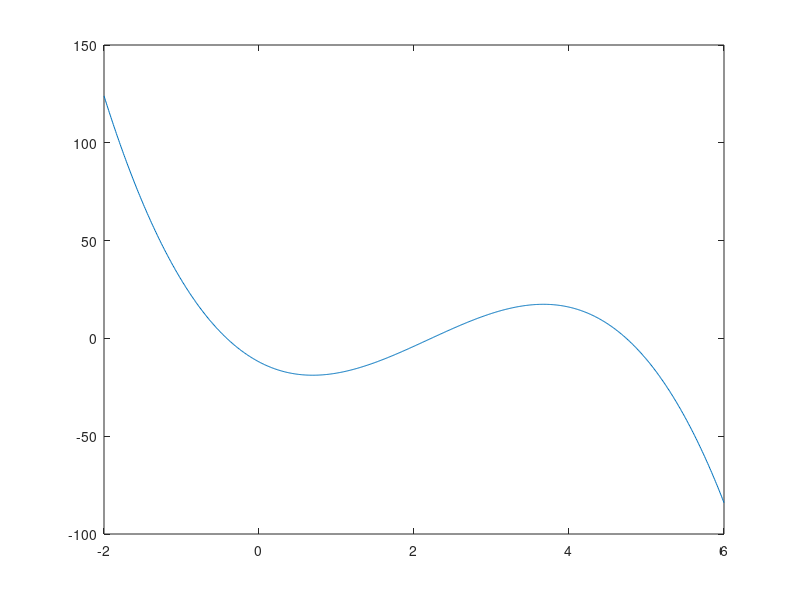

Reproduce this figure in MATLAB. (Note: this script raises an error after producing the figure.)
%% PHY 329 Homework 1
%% Ryan Schlimme (eid: rjs4499)
%% Problem 5.7
%% Part a)

format longg
xRange = -2: 0.01 : 6;       % define x range
fx = @(x) -12 - 21*x + 18*x.^2 -2.75*x.^3;      % input polynomial

grid on;
figure(1); plot(xRange, fx(xRange));          % graph polynomial over range
hold on;
yline(0);
hold off
%% 
% The graph seems to cross y = 0 three times, as we would expect from a third-order 
% polynomial. If we zoom in iteratively on the three roots, we can provide an 
% estimate of the roots.

xRange = -2: 0.01 : 6;       % define x range
fx = @(x) -12 - 21*x + 18*x.^2 -2.75*x.^3;      % input polynomial

grid on;
figure(2); plot(xRange, fx(xRange));          % graph polynomial over range
hold on;
xlim([-0.4191 -0.4107])
ylim([-0.113 0.149])
yline(0);
hold off

fx(-0.414675)
%% 
% From visual inspection, there appears to be a root around x = -0.414675. If 
% we plug this into our polynomial, we should expect to yield a result close to 
% 0.
% 
% Our visual guess took several iterations of zooming in but yields a respectible 
% guess.
% 
% Continuing this method, we can check for the other two roots.

xRange = -2: 0.01 : 6;       % define x range
fx = @(x) -12 - 21*x + 18*x.^2 -2.75*x.^3;      % input polynomial

grid on;
figure(3); plot(xRange, fx(xRange));          % graph polynomial over range
hold on;
yline(0);
xlim([2.21825 2.22119])
ylim([-0.045 0.047])
hold off



fx(2.2198)
%% 
% Second root around x = 2.2198.

xRange = -2: 0.01 : 6;       % define x range
fx = @(x) -12 - 21*x + 18*x.^2 -2.75*x.^3;      % input polynomial

grid on;


figure(4); plot(xRange, fx(xRange));          % graph polynomial over range
hold on;
yline(0);
xlim([4.73852 4.74324])
ylim([-0.069 0.079])
hold off

fx(4.740325)
%% 
% Third root around x = 4.740325.
%% Part b)

fx = @(x) -12 - 21*x + 18*x.^2 -2.75*x.^3;
xl = -1;
xu = 0;
es = 0.01;
[root, eval] = bisect(fx, xl, xu, es)

%% 
% Using bisection, our first root is x = -0.4147.
%% Part c)

% xi+1 = xi - (f(xu)(xl - xu))/(f(xl)-f(xu))

% We use xl = -1, xu = 0, stopping criteria 1%

fx = @(x) -12 - 21*x + 18*x.^2 -2.75*x.^3;
xl = -1;
xu = 0;
es = 0.01;
xinitial = 0;

[rootregula, error] = regula(fx, xl, xu, es)
%% 
% Using false position, our first root is x = -0.4147 with an error too small 
% to display.
%% Problem 5.8
% We must determine the first nontrivial solution to sin(x) = x^2. If we rearrange 
% this equation into 0 = x^2 - sin(x), we can solve by rootfinding.

f = @(x) x.^2 - sin(x);
error = 0.02;

xRange = 0.5: 0.01 : 1;
figure(5); plot(xRange, f(xRange));
grid on;
hold on;
yline(0);
xlim([0.8766796 0.8767195])
ylim([-0.0000237 0.0000162])
hold off

f(0.876695)
%% 
% Graphically, after zooming in heavily, we observe a root of xr = 0.876695 
% which quite accurately produces f(xr) = 0.

xl = 0.5;
xu = 1;
es = 0.02;
[root, eval] = bisect(f, xl, xu, es)
%% 
% Using bisection, we achieve a root of 0.8768 rad with error 0.0001.
%% Problem 5.9
% We must determine the positive real root of ln(x^2) = 0.7
%% Part a)

f = @(x) log(x.^2) - 0.7;
xRange = 1: 0.01 : 1.5;
figure(6); plot(xRange, f(xRange));
grid on;
hold on;
yline(0);
xlim([1.418703 1.419469])
ylim([-0.00087 0.00067])
hold off

f(1.4197)
%% 
% Graphically, it appears there is a root at 1.4197.
%% Part b)

xl = 0.5;
xu = 2;
maxit = 3;
[root, eval] = bisect(f, xl, xu, maxit)
%% 
% Using three iterations of bisection, we achieve a root of 1.4140625.
%% Part c)

xl = 0.5;
xu = 2;

xnext = xu - (f(xu)*(xl-xu))/(f(xl)-f(xu))
f(xnext)
f(xu)
xu = xnext

xnext = xu - (f(xu)*(xl-xu))/(f(xl)-f(xu))
f(xnext)
f(xu)
xu = xnext

xnext = xu - (f(xu)*(xl-xu))/(f(xl)-f(xu))
%% 
% With three iterations of Regula-Falsi, we arrive at a root of x = 1.448. Evidently, 
% Regula-Falsi requires more iterations for this type of function.
%% Problem 5.19

f = @(x) (x.^2 + 0.85.^2).^(3/2)*1.25*4*pi*epsilon/q/Q - x;
F = 1.25;
epsilon = 8.9e-12;
q = 2e-5;
Q = q;


fzero(f, 0.2)
fzero(f, 1)
%% 
% The distances which solve the equation given the parameters are x = 0.2410 
% m and x = 1.2913 m.
%% Problem 5.15
% Using bisection, solve for when the derivative is 0. Then, substitute into 
% the original equation to determine the value of max deflection given the parameters.

deriv = @(x) 2.5/(120*50000*I*L)*(-5*x.^4+6*L.^2*x.^2-L.^4);
f = @(x) 2.5/(120*50000*I*L)*(-x.^5+2*L.^2*x.^3-L.^4*x);

L = 600;
E = 50000;
I = 30000;
w = 2.5;

root = fzero(deriv, 270)
fzero(deriv, 600)

f(root)
%% 
% The two places where the derivative is 0 are x = 268.32816 cm and x = 600 
% cm. The latter of the two is nonphysical sense that is the end of the beam. 
% Plugging this root into the original formula, we get a maximum deflection of 
% -0.5152 cm.
% 
% Since this fourth order polynomial does not cross the y-axis (it merely touches 
% it at four points), we cannot use bisection.
%% Problem 5.24
% Use bisection to determine the height, h, of the portion of the figure above 
% the water, along with archimede's principle that the buoyancy force is equal 
% to the weight of fluid displaced by submerged portion. 
% 
% To find h above the water, we must find the point where the weight of the 
% displaced water equals the weight of the object.

r = 1;
water_density = 1000;
sphere_density = 200;

sphereF = 4/3*pi*r^3*sphere_density*9.81

waterF = @(h) water_density*9.81* (4/3*pi*r^3 - (pi*h^2 * (3*r - h)/3)) - sphereF;

root = bisect(waterF, 1, 1.5)
%% 
% By equating the mass of water displaced to the mass of the ball, we find the 
% height of the section above water to be 1.4257 m.
%% Problem 6.3
% Determine the highest real root
%% Part a) Graphically

f = @(x) x.^3 - 6*x.^2 + 11*x - 6.1;
xRange = 2: 0.01 : 4;
figure(7); plot(xRange, f(xRange));
grid on;
hold on;
yline(0);
xlim([3.046585 3.046717])
ylim([-0.000108 0.000353])
hold off

f(3.04665)
%% 
% Graphically, the highest root is approximately at x = 3.04665.
%% Part b) Newton-Raphson

df = @(x) 3*x.^2 - 12*x + 11;
maxit = 3;
x0 = 3.5;

root = newtraph(f, df, x0, maxit)
%% 
% Using three iterations of Newton-Raphson with initial guess x = 3.5, we produce 
% a root of 3.0473.
%% Part c) Secant

maxit = 3;
x0 = 2.5;
x1 = 3.5;

root = secant(f, x0, x1, maxit)
%% 
% Using three iterations of Secant with initial guesses x0 = 2.5 and x1 = 3.5, 
% we arrive at a root of x = 3.038.
%% Part d) Modified Secant

maxit = 3;
x0 = 3.5;
delta = 0.01;

root = modsecant(f, x0, delta, maxit)
%% 
% Using three iterations of the Modified Secant with initial guess x0 = 3.5 
% and delta = 0.01, we arrive at root x = 3.049.
%% Part e) All Roots

p = [1 -6 11 -6.1];
roots = roots(p)
%% 
% Using the built-in roots function for polynomials, MATLAB produced roots of 
% x = 3.047, 1.899, 1.054.
%% Problem 6.4
% Determine the lowest positive root
%% Part a) Graphically

f = @(x) 7.*sin(x).*exp(-1*x)-1;

xRange = 0: 0.01 : 1;
figure(8); plot(xRange, f(xRange));
grid on;
hold on;
yline(0);
xlim([0.170067 0.170401])
ylim([-0.00035 0.00049])
hold off

f(0.17018)
%% 
% Graphically, we can estimate a root of x = 0.17018
%% Part b) Wegstein

x0 = -0.5;
x1 = 0.5;

root = wegstein(f, x0, x1)
%% 
% Using Wegstein, we get a result of x = 0.2182.
%% Part c) Newton-Raphson

df = @(x) 7.*exp(-1*x)*(cos(x)-sin(x));
maxit = 3;
x0 = 0.3;

root = newtraph(f, df, x0, maxit)
%% 
% Using Newton-Raphson, we get a result of 0.1702.
%% Part d) Modified Secant

maxit = 5;
x0 = 0.3;
delta = 0.01;

root = modsecant(f, x0, delta, maxit)
%% 
% Using modified secant, we produce a result of x = 0.1702.
%% Problem 6.19

Z = @(w) ((1/225^2)+(w*C-1/(w*L))^2)^(-1/2) - 100;
C = 0.6e-6;
L = 0.5;

root = fzero(Z, 200)
%% 
% Given the parameters, we can achieve an impedance of 100 Ohms at an angular 
% frequency of 220.020 rad/s.
%% Problem 6.20

f = @(d) (2*k*d.^(5/2))/5 + 0.5*K*d.^2-m*g*d-m*g*h;
K = 40000;
k = 40;
m = 95;
g = 9.81;
h = 0.43;

root = fzero(f, 0.2)
%% 
% Given the parameters, we find d = 0.1667 m.
%% Problem 6.21

f = @(z) tan(z)*90-(9.81/(2*v0^2*cos(z)^2))*90^2+y0-y;
x = 90;
g = 9.81;
v0 = 30;
y0 = 1.8;
y = 1;

root = fzero(f, 0.6)
fzero(f, 0.9)
%% 
% MATLAB has found solution theta = 0.663 rad. If graphed, we see there are 
% infinitely many solutions, as expected from a trigonometric function. However, 
% there also appears to be a solution around theta = 0.9. While not physical, 
% this could be a consequence of the cosine square function.
%% Problem 6.38

W = 9000;
L = 45;
Ac = 6.362e-4;
E = 1.5e11;

alpha = L / (Ac * E);

f = @(F) 2*F*alpha*L + (alpha*F)^2 - ((4500/F)*(alpha*F+L))^2;

root = fzero(f, 100000)

d = 4500/root * (root*alpha + L)
elong = root * alpha
%% 
% By treating the problem as a root find, we find a solution for F = 98,913 
% N. We can then find the deflection d = 2.0494 m and the elongation L' - L = 
% 0.0466 m. Therefore, each cable elongated 0.0466 m due to the weight, resulting 
% in a vertical deflection downward 2.0494 m.
%% Define Our Functions

% bisect function
%%
function [root, fx, ea, iter] = bisect(func, xl, xu, es, maxit, varargin)
if nargin<3, error('at least 3 input args required'), end
test = func(xl, varargin{:})*func(xu, varargin{:});
if test>0, error('no sign change'), end
if nargin<4 || isempty(es), es = 0.0001; end
if nargin<5 || isempty(maxit), maxit = 50; end
iter = 0; xr = xl; ea = 100;
while (1)
    xrold = xr; xr = (xl + xu)/2;
    iter = iter + 1;
    if xr ~= 0, ea = abs((xr - xrold)/xr)*100; end
    test = func(xl, varargin{:})*func(xr, varargin{:});
    if test <0
        xu = xr;
    elseif test > 0
        xl = xr;
    else
        ea = 0;
    end
    if ea <= es || iter >= maxit, break, end
end
root = xr; fx = func(xr, varargin{:});
end


% regula falsi
function [root, err] = regula(f, x0, x1, epsilon)
err=abs(x1-x0);
 %Formula: x2=x1-((x1-x0)/(f(x1)-f(x0)))*f(x1);
 if f(x0)*f(x1)>0 
    disp('Enter valid interval !!!');
    return
 else
%fprintf('\n x0 \t \t  x1 \t \t x2 \t \t f(x0) \t\t f(x1) \t\t  f(x2)');     
    while err > epsilon
        x2=x1-((x1-x0)/(f(x1)-f(x0)))*f(x1);
        root=x2;
    %fprintf('\n %0.4f \t %0.4f \t %0.5f \t %0.4f \t %0.4f\t %0.4f',x0,x1,x2,f(x0),f(x1),f(x2));
        if f(x1)*f(x2)<0
            x1=x2;
        else
            x0=x2;
        end
       err=abs(x0-x1);
    end
 end
end


% Newton-Raphson
function [root, ea, iter] = newtraph(func, dfunc, xr, es, maxit, varargin)
% func: function, dfunc: derivative, xr: initial guess, es: error, maxit:
% maximum iterations
if nargin<3, error('at least 3 input args requires'), end
if nargin<4 || isempty(es), es = 0.0001; end
if nargin<5 || isempty(maxit), maxit = 50; end
iter = 0;
while(1)
    xrold = xr;
    xr = xr - func(xr)/dfunc(xr);
    iter = iter + 1;
    if xr ~= 0, ea = abs((xr-xrold)/xr)*100; end
    if ea <= es || iter >= maxit, break, end
end
root = xr;
end


% Secant
function [root, ea, iter] = secant(func, x0, x1, es, maxit, varargin)
% func: function, x0: left guess, x1: right guess, es: error, maxit:
% maximum iterations
if nargin<3, error('at least 3 input args requires'), end
if nargin<4 || isempty(es), es = 0.0001; end
if nargin<5 || isempty(maxit), maxit = 50; end
iter = 0;
while(1)
    x2 = x1 - (func(x1)*(x0-x1))/(func(x0)-func(x1));
    iter = iter + 1;
    if x2 ~= 0, ea = abs((x2-x1)/x2)*100; end
    if ea <= es || iter >= maxit, break, end
    x0 = x1;
    x1 = x2;
end
root = x2;
end


% Modified Secant
function [root, ea, iter] = modsecant(func, x0, delta, es, maxit, varargin)
% Inputs:
%   func = function
%   x0 = initial guess
%   delta = step variable
%   es = error
%   maxit = maximum iterations
% Outputs:
%   root = root
%   ea = error
%   iter = number of iterations
if nargin<3, error('at least 3 input args requires'), end
if nargin<4 || isempty(es), es = 0.0001; end
if nargin<5 || isempty(maxit), maxit = 50; end
iter = 0;
while(1)
    x1 = x0 - (delta*x0*func(x0))/(func(x0+delta*x0)-func(x0));
    iter = iter + 1;
    if x1 ~= 0, ea = abs((x1-x0)/x1)*100; end
    if ea <= es || iter >= maxit, break, end
    x0 = x1;
end
root = x1;
end


% Wegstein
function [x2, fx2, ea, iter] = wegstein(g, x0, x1, es, maxit)
% Inputs:
%   g = input function g(x)
%   x0, x1 = initial guesses for x
%   es = relative error stopping criterion
%   maxit = maximum iterations
% Outputs:
%   x2 = root
%   fx2 = function value at root
%   ea = relative error
%   iter = number of iterations
if nargin<3, error('at least 3 args required'), end
if nargin<4 || isempty(es), es = 0.0001; end
if nargin<5 || isempty(maxit), maxit = 50; end

iter = 0; ea = 1;
while(1)
    x2 = (x1*g(x0)-x0*g(x1))/(x1-x0-g(x1)+g(x0));
    iter = iter + 1;
    if x2 ~= 0, ea = abs((x2-x1)/x2); end
    if (ea<=es || iter>=maxit), break, end
    x0 = x1; x1 = x2;
end
fx2 = g(x2);
end